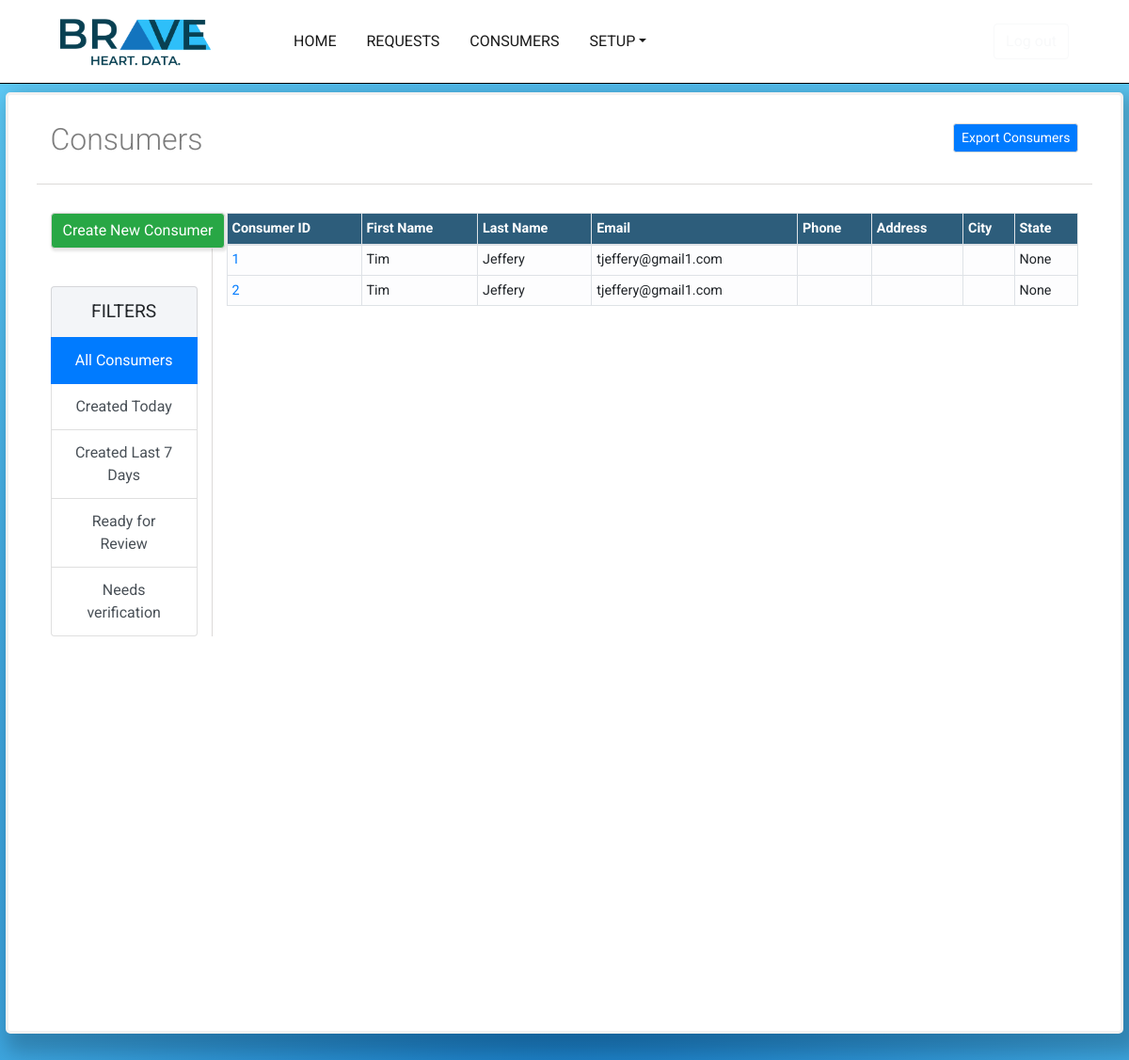
Before: /console/consumers/ (signed in) with the older database file.
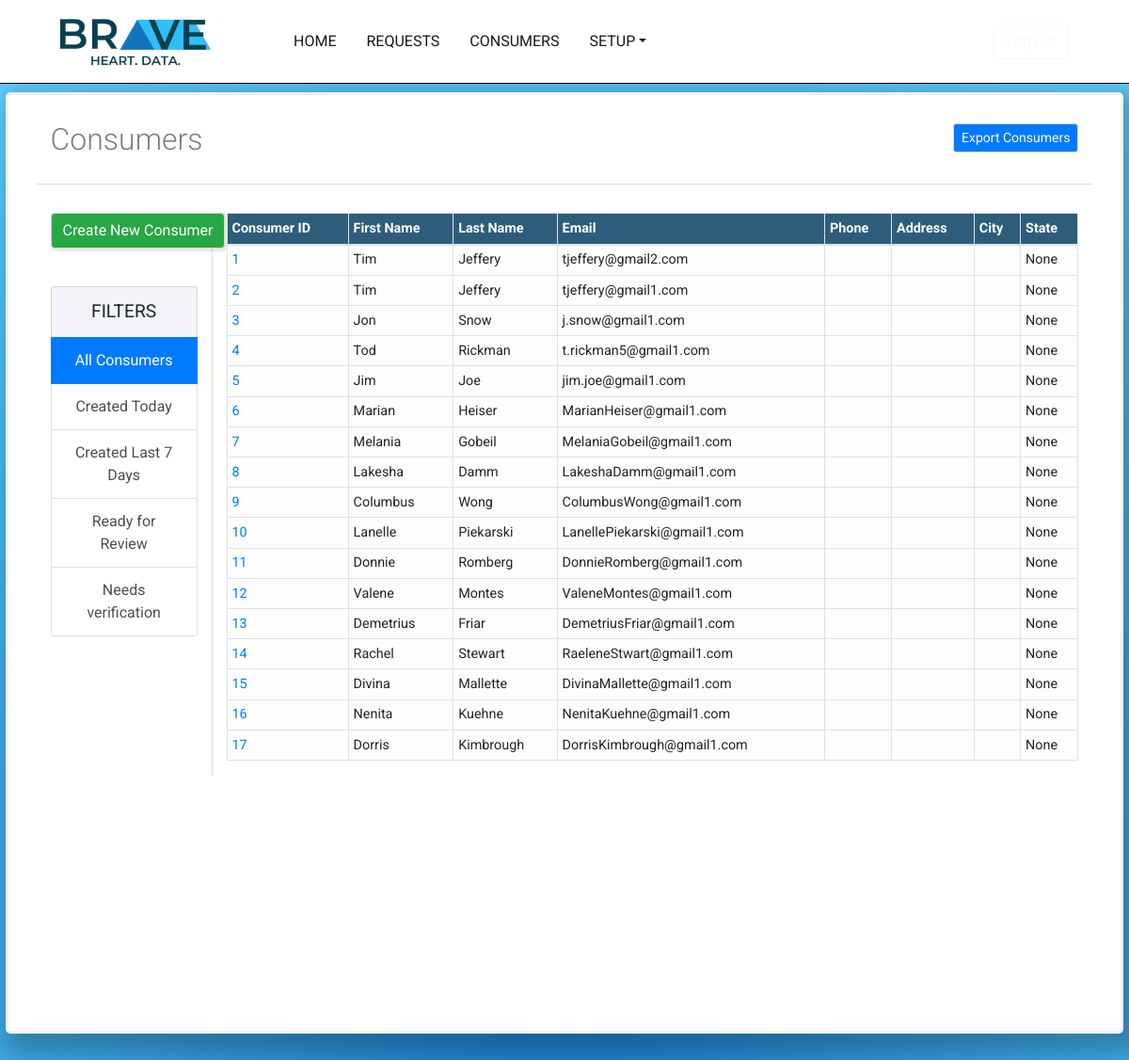
After: the same page with the newer database file.
### request_form_app/models.py (models this page shows, shortened)
class Consumer(models.Model):
	ready_for_send_choices=(
		('yes','Yes'),
		('no','No')
		)
	first_name = models.CharField(max_length=256,blank=True)
	last_name = models.CharField(max_length=256,blank=False)
	email = models.EmailField(max_length=256,blank=True,unique=True)
	alternative_email = models.EmailField(max_length=256,blank=True)
	primary_address = models.CharField(max_length=256,blank=True)
	primary_address_line_two = models.CharField(max_length=256,blank=True)
	primary_city = models.CharField(max_length=256,blank=True)
	primary_state = USStateField(null=True,blank=True)
	primary_zip = USZipCodeField(null=True,blank=True)
	primary_country = models.CharField(max_length=256,blank=True)
	alternative_address = models.CharField(max_length=256,blank=True)
	alternative_address_line_two = models.CharField(max_length=256,blank=True)
	alternative_city = models.CharField(max_length=256,blank=True)
	alternative_state = models.CharField(max_length=256,blank=True)
	alternative_zip = USZipCodeField(null=True,blank=True)
	alternative_country = models.CharField(max_length=256,blank=True)
	ssn = USSocialSecurityNumberField(null=True,blank=True)
	driver_license_number = models.CharField(max_length=10,blank=True)
	driver_license_state = models.CharField(max_length=2,blank=True)
	date_of_birth = models.DateField(null=True,blank=True)
	terms_of_service_signed = models.BooleanField(default=False)
	identity_verified = models.BooleanField(default=False,null=True)
	created_at = models.DateTimeField(auto_now_add=True)
	updated_at = models.DateTimeField(auto_now=True)
	phone = models.CharField(max_length=13,blank=True)
	alternative_phone = models.CharField(max_length=13,blank=True)

### user_console/views.py (the view)
# urls.py: path('consumers/',views.ConsumerListView.as_view(),name='consumer_list'),
class ConsumerListView(LoginRequiredMixin,ListView):
	model = Consumer
	context_object_name = 'consumer_list'
	template_name = 'user_console/consumer_list.html'
	login_url = '/console/login/'
	def get_context_data(self,**kwargs):
		context = super(ConsumerListView,self).get_context_data(**kwargs)
		context['everyone_list'] = Consumer.objects.all()
		return context

### accounts/models.py (called while the page is built)
	@property
	def is_active(self):
		return self.staff

### user_console/templates/user_console/consumer_list.html
{% extends 'user_console/console_base.html' %}
{% load staticfiles %}
{% block css_block %}
	<link rel="stylesheet" type="text/css" href="{% static 'user_console/request_list.css' %}">
{% endblock %}
{% block main_block %}
	<div class="container-fullwidth" id="request-container">
		<div class="container-fullwidth" id="request-header-container">
		<div class="row" id="header-row">
			<div class="col-2 text-center">
				<h2 class="pt-2" id="request-header">Consumers</h2>
			</div>
			<div class="col-10" style="padding-top:10px;">
			<button type="button" class="btn btn-primary btn-sm mb-4 float-right">Export Consumers</button>
			</div>
		</div>
		<div class="row" id="request-row">
			<div class="col-2 text-center" id="filter-column">
				<div class="row" id="new-request-button-row">
					<div class="col text-center">
					<a href="{% url 'user_console:consumer_create' %}"><button type="button" class="btn btn-success mb-4">Create New Consumer</button></a>
					</div>
				</div>
				<div class="row pt-3">
					<div class="col">
				<div class="list-group" id="list-tab" role="tablist">
					<li class="list-group-item" style="text-align: center;font-size:1.2em;background-color:#F3F5F8 ">FILTERS</li>
					<a class="list-group-item list-group-item-action active" id="filter-1-list" data-toggle='list' href='#filter-1' role='tab' aria-controls='filter-1'>All Consumers</a>
					<a class="list-group-item list-group-item-action" id="filter-2-list" data-toggle='list' href='#filter-2' role='tab' aria-controls='filter-2'>Created Today</a>
					<a class="list-group-item list-group-item-action" id="filter-3-list" data-toggle='list' href='#filter-3' role='tab' aria-controls='filter-3'>Created Last 7 Days</a>
					<a class="list-group-item list-group-item-action" id="filter-4-list" data-toggle='list' href='#filter-4' role='tab' aria-controls='filter-4'>Ready for Review</a>
					<a class="list-group-item list-group-item-action" id="filter-5-list" data-toggle='list' href='#filter-5' role='tab' aria-controls='filter-5'>Needs verification</a>
					</div>
					</div>
				</div>
				</div>
			<div class="col-10">
				<div class="tab-content" id="nav-tabContent">
					<div class="tab-pane show active" id="filter-1" role='tabpanel' arialabelledby='filter-1-list'>
					<table class="table table-light table-bordered table-hover table-sm" id="request-table">
						<thead class="thead" style="background-color:#2d5d7b;color: white;">
							<th class="table-head" scope="col">Consumer ID</th>
							<th class="table-head" scope="col">First Name</th>
							<th class="table-head" scope="col">Last Name</th>
							<th class="table-head" scope="col">Email</th>
							<th class="table-head" scope="col">Phone</th>
							<th class="table-head" scope="col">Address</th>
							<th class="table-head" scope="col">City</th>
							<th class="table-head" scope="col">State</th>
						</thead>
						<tbody>
							{% for consumer in everyone_list %}
								<tr>
									<td scope="row"><a href="{% url 'user_console:consumer_detail' pk=consumer.pk %}">{{consumer.pk }}</a></td>
									<td>{{consumer.first_name}}</td>
									<td>{{consumer.last_name}}</td>
									<td>{{consumer.email }}</td>
									<td>{{consumer.phone}}</td>
									<td style="max-width: 400px;">{{consumer.primary_address}}</td>
									<td>{{consumer.primary_city}}</td>
									<td>{{consumer.primary_state}}</td>
								</tr>
							{% endfor %}
						</tbody>
					</table>
					</div>
				</div>
		</div>
		</div>
		</div>
	</div>
{% endblock %}

Changed rows visible on the page:
changed Consumer id 1: email "tjeffery@gmail1.com" → "tjeffery@gmail2.com"
added Consumer: pk "3", first_name "Jon", last_name "Snow", email "j.snow@gmail1.com", primary_state "None"
added Consumer: pk "4", first_name "Tod", last_name "Rickman", email "t.rickman5@gmail1.com", primary_state "None"
added Consumer: pk "5", first_name "Jim", last_name "Joe", email "jim.joe@gmail1.com", primary_state "None"
added Consumer: pk "6", first_name "Marian", last_name "Heiser", email "MarianHeiser@gmail1.com", primary_state "None"
added Consumer: pk "7", first_name "Melania", last_name "Gobeil", email "MelaniaGobeil@gmail1.com", primary_state "None"
added Consumer: pk "8", first_name "Lakesha", last_name "Damm", email "LakeshaDamm@gmail1.com", primary_state "None"
added Consumer: pk "9", first_name "Columbus", last_name "Wong", email "ColumbusWong@gmail1.com", primary_state "None"
added Consumer: pk "10", first_name "Lanelle", last_name "Piekarski", email "LanellePiekarski@gmail1.com", primary_state "None"
added Consumer: pk "11", first_name "Donnie", last_name "Romberg", email "DonnieRomberg@gmail1.com", primary_state "None"
added Consumer: pk "12", first_name "Valene", last_name "Montes", email "ValeneMontes@gmail1.com", primary_state "None"
added Consumer: pk "13", first_name "Demetrius", last_name "Friar", email "DemetriusFriar@gmail1.com", primary_state "None"
added Consumer: pk "14", first_name "Rachel", last_name "Stewart", email "RaeleneStwart@gmail1.com", primary_state "None"
added Consumer: pk "15", first_name "Divina", last_name "Mallette", email "DivinaMallette@gmail1.com", primary_state "None"
added Consumer: pk "16", first_name "Nenita", last_name "Kuehne", email "NenitaKuehne@gmail1.com", primary_state "None"
added Consumer: pk "17", first_name "Dorris", last_name "Kimbrough", email "DorrisKimbrough@gmail1.com", primary_state "None"
